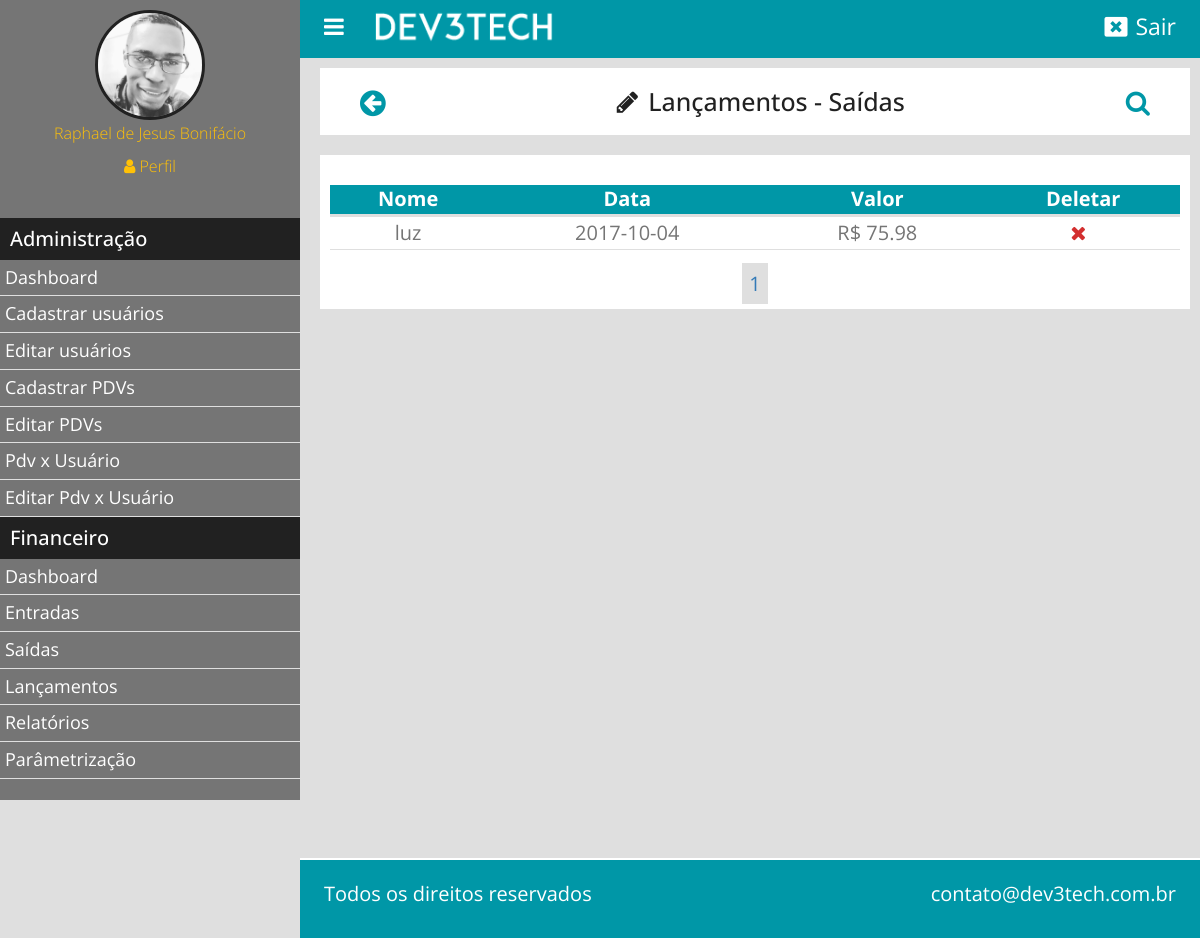
The page /lancamentos_saidas (signed in) on the database its author committed.
### classes/mysql.php (called while the page is built)
<?php
	class MySql{
		private static $pdo;
		public static function conectarDb(){
			if (self::$pdo == null) {
				try{
					self::$pdo = new PDO('mysql:host='.HOST.';dbname='.DB,USER,PASS, array(PDO::MYSQL_ATTR_INIT_COMMAND => "SET NAMES utf8"));
					self::$pdo->setAttribute(PDO::ATTR_ERRMODE, PDO::ERRMODE_EXCEPTION);
				}catch(Exception $e){
					echo '<script>alert("erro ao conectar ao Banco de dados!")</script>';
				}
			}
			return self::$pdo;
		}
	}
 ?>

### classes/Financeiro.php (called while the page is built, shortened)
<?php
	class Financeiro
	{
			public static function selectLancamentos($tabela,$start = null, $end = null){
				$pdv = $_SESSION['pdv'];
			if ($start == null && $end == null)
				$sql = MySql::conectarDb()->prepare("SELECT * FROM `$tabela` WHERE `pdv` = ? ");
			else
				$sql = MySql::conectarDb()->prepare("SELECT * FROM `$tabela` WHERE `pdv` = ? LIMIT $start,$end");
			$sql->execute(array($pdv));
			return $sql->fetchAll();
		}
		}
?>

### pages/lancamentos_saidas.php (the view, shortened to what this page needs)
<?php
	$paginaAtual = isset($_GET['pagina']) ? (int)$_GET['pagina'] : 1;
	$porPagina = 10;
	if (isset($_POST['pesquisar'])) {
		$dateIni =$_POST['data-inicial'];
		$dateFin = $_POST['data-final'];
		$lancamentos = Financeiro::pesquisarSaidas(($paginaAtual -1) * $porPagina,$porPagina);
	}else {
			$lancamentos = Financeiro::selectLancamentos('tb_fin.saidas',($paginaAtual -1) * $porPagina,$porPagina);
	}
?>
<div class="box-content">
	<h2><a href="lancamentos"><i class="fa fa-arrow-circle-left left"></i></a><i class="fa fa-pencil"></i>Lançamentos - Saídas<div class="btn-pesq"><i class="fa fa-search"></i></div></h2>
</div>
<div class="box-content">
		<div class="wraper-table">
				<table>
					<tr>
						<th>Nome</th>
						<th>Data</th>
						<th>Valor</th>
						<th>Deletar</th>
					</tr>
					<?php
						foreach (@$lancamentos as $key => $value) {
							$id = $value['id'];
							$nome = $value['descricao'];
							$data = $value['data'];
							$valor = $value['valor'];
							echo "<tr>";
								echo '<td>'.$nome.'</td>';
								echo '<td>'.$data.'</td>';
								echo '<td> R$ '.$valor.'</td>';
								echo '<td><a activeBtn= "delete" href="'.INCLUDE_PATH.'lancamentos_saidas?excluir='.$id.'"><i class="fa fa-times"></i></a></td>';
							echo "</tr>";
						}
					  ?>
				</table>
		</div>
		<div class="paginacao">
			<?php
				$totalPagina = ceil(count(Financeiro::selectLancamentos('tb_fin.saidas')) / $porPagina);
				for ($i=1; $i <= $totalPagina; $i++) {
					if ($i == $paginaAtual)
						echo '<a href="'.INCLUDE_PATH.'lancamentos_saidas?pagina='.$i.'" class="pagina-active" >'.$i.'</a>';
					else
					echo '<a href="'.INCLUDE_PATH.'lancamentos_saidas?pagina='.$i.'" >'.$i.'</a>';
				}
			?>
		</div>
</div>

### css/style.css (style rules this page uses)
body, html { height: 100%; width: 100%; margin: 0; padding: 0; border-box: box-sizing; background-color: #dfdfdf; font-family: "Open Sans", sans-serif; }
.left { float: left; }
.box-content { background-color: white; padding: 10px; margin-bottom: 20px; text-align: center; }
.box-content h2 { font-size: 25px; color: #212121; margin: 10px 0; }
.box-content i { margin-right: 10px; }
.wraper-table { overflow-x: auto; }
table { width: 100%; margin: 20px auto; max-width: 1280px; }
table th { font-weight: bold; font-size: 20px; color: #FFFFFF; border-bottom: 3px solid #dfdfdf; background-color: #0097A7; text-align: center; }
table td { font-size: 20px; color: #757575; padding: 2px; border-bottom: 1px solid #dfdfdf; }
table a i { cursor: pointer; text-align: center; }
table .fa-times { color: #D32F2F !important; }
.paginacao a { padding: 5px; border: 2px solid #dfdfdf; margin: 0 5px; font-size: 20px; }
.pagina-active { background-color: #dfdfdf; }
.btn-pesq { float: right; font-size: 26px; padding-right: 20px; cursor: pointer; color: #0097A7; }
.fa-arrow-circle-left { padding-left: 30px; font-size: 30px; color: #0097A7; }

### rows shown on the page
tb_fin.saidas: descricao "luz", data "2017-10-04", valor "75.98"

### other values the page prints
$_SESSION['nome'] "Raphael de Jesus Bonifácio"
